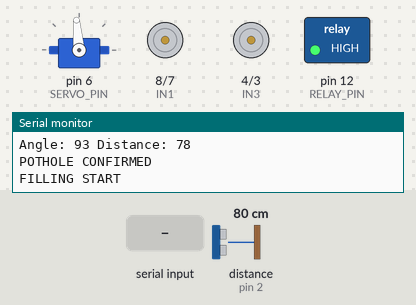
Recording of a sketch running on a simulated Arduino Uno, built with avr-gcc and run on an emulated ATmega328P. Shown: servo, motor-driver pin pairs drawn as motors (green arrow = first pin HIGH = forward, orange = second pin HIGH = backward, longer = more drive, scaled by the enable pin), switched loads named in the sketch (green lamp = pin HIGH), the last lines printed to the serial monitor. Wiring (inferred from the names in the program): ultrasonic range finder: trigger pin 9; echo pin 2. The test bench sets the inputs (shaded band); at power-on: distance to the obstacle (sensor on pin 2) 80 cm. The echo pulse lasts 58.3 µs per cm; pins used as bus, display or sensor lines are not drawn.

Above: at 1.4 s.
1.5 s: distance to the obstacle (sensor on pin 2) set to 8 cm
6.6 s: distance to the obstacle (sensor on pin 2) set to 5 cm
At 10.84 s:
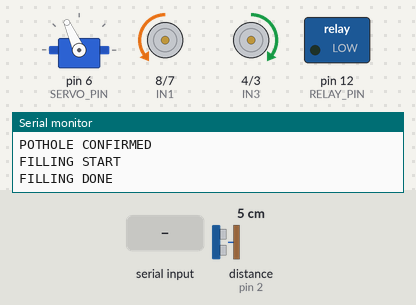
11.7 s: "L" received over Serial
At 12.7 s:
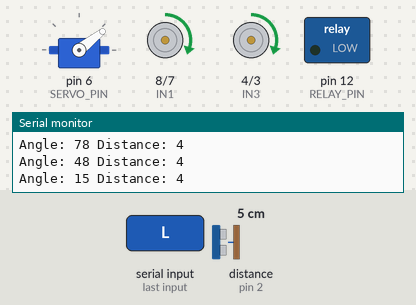
13.2 s: "C" received over Serial
At 13.35 s:
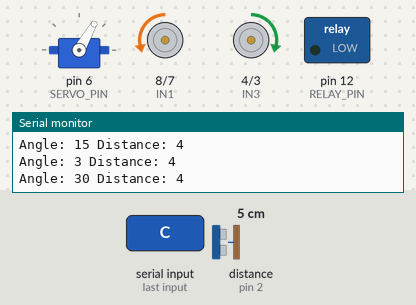
16.7 s: distance to the obstacle (sensor on pin 2) set to 250 cm
At 17.2 s:
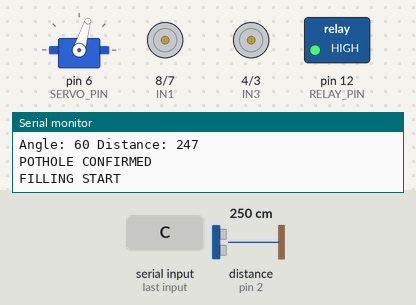
21.8 s: "R" received over Serial
At 23.1 s:
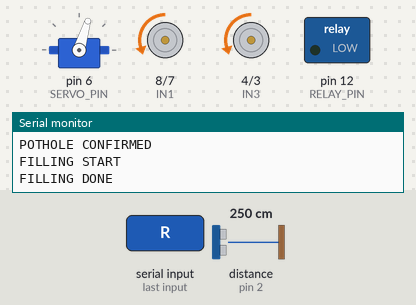
Timing chart, 0 to 24.6 s (numbered marks = the images above; inputs shaded):
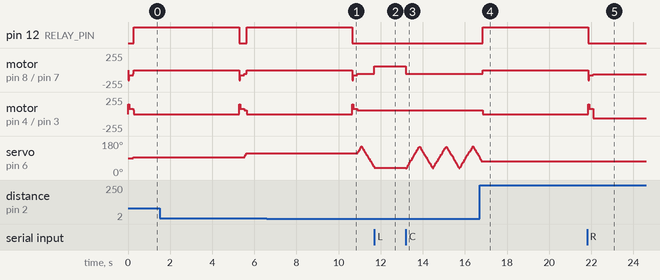

The sketch:

pothole_rover.ino
```cpp
#include <Servo.h>

Servo servoMotor;

#define ENA 5
#define IN1 8
#define IN2 7
#define ENB 11
#define IN3 4
#define IN4 3

#define SERVO_PIN 6
#define TRIG_PIN 9
#define ECHO_PIN 2
#define RELAY_PIN 12

int pulse = 1500;
int direction = 1;

unsigned long lastMove = 0;
unsigned long lastMeasure = 0;

int moveInterval = 10;
int stepSize = 20;
int measureInterval = 100;

int potholeThreshold = 5;

bool moving = false;
bool potholeDetected = false;

char aiCommand = 'N';

void moveForwardSmooth() {

  digitalWrite(IN1, LOW);
  digitalWrite(IN2, HIGH);

  digitalWrite(IN3, HIGH);
  digitalWrite(IN4, LOW);

  if(!moving) {

    analogWrite(ENA,150);
    analogWrite(ENB,150);
    delay(50);

    analogWrite(ENA,80);
    analogWrite(ENB,80);
    delay(200);

    moving = true;
  }

  analogWrite(ENA,55);
  analogWrite(ENB,55);
}

void stopRover() {

  analogWrite(ENA,0);
  analogWrite(ENB,0);

  moving = false;
}

void turnLeft() {

  digitalWrite(IN1, HIGH);
  digitalWrite(IN2, LOW);

  digitalWrite(IN3, HIGH);
  digitalWrite(IN4, LOW);

  analogWrite(ENA,60);
  analogWrite(ENB,60);
}

void turnRight() {

  digitalWrite(IN1, LOW);
  digitalWrite(IN2, HIGH);

  digitalWrite(IN3, LOW);
  digitalWrite(IN4, HIGH);

  analogWrite(ENA,60);
  analogWrite(ENB,60);
}

int getDistance() {

  digitalWrite(TRIG_PIN, LOW);
  delayMicroseconds(2);

  digitalWrite(TRIG_PIN, HIGH);
  delayMicroseconds(10);

  digitalWrite(TRIG_PIN, LOW);

  long duration = pulseIn(ECHO_PIN, HIGH, 25000);

  if(duration == 0)
    return -1;

  return duration * 0.034 / 2;
}

void fillPothole() {

  Serial.println("FILLING START");

  digitalWrite(RELAY_PIN,HIGH);

  delay(5000);

  digitalWrite(RELAY_PIN,LOW);

  Serial.println("FILLING DONE");
}

void setup() {

  pinMode(ENA, OUTPUT);
  pinMode(IN1, OUTPUT);
  pinMode(IN2, OUTPUT);

  pinMode(ENB, OUTPUT);
  pinMode(IN3, OUTPUT);
  pinMode(IN4, OUTPUT);

  pinMode(RELAY_PIN,OUTPUT);

  servoMotor.attach(SERVO_PIN);

  pinMode(TRIG_PIN, OUTPUT);
  pinMode(ECHO_PIN, INPUT);

  Serial.begin(9600);

  moveForwardSmooth();
}

void loop() {

  /* -----------------------------
     Receive AI command
  ------------------------------*/

  if(Serial.available()) {

    aiCommand = Serial.read();

  }

  /* -----------------------------
     AI Alignment
  ------------------------------*/

  if(aiCommand == 'L') {

    turnLeft();
    return;

  }

  if(aiCommand == 'R') {

    turnRight();
    return;

  }

  if(aiCommand == 'C') {

    moveForwardSmooth();

  }

  /* -----------------------------
     Servo scanning
  ------------------------------*/

  if(!potholeDetected && millis() - lastMove >= moveInterval) {

    pulse += direction * stepSize;

    if(pulse >= 2100 || pulse <= 900)
      direction *= -1;

    servoMotor.writeMicroseconds(pulse);

    lastMove = millis();
  }

  /* -----------------------------
     Ultrasonic check
  ------------------------------*/

  if(millis() - lastMeasure >= measureInterval) {

    int d1 = getDistance();
    delay(5);
    int d2 = getDistance();
    delay(5);
    int d3 = getDistance();

    int dist = (d1 + d2 + d3) / 3;

    int angle = map(pulse,900,2100,0,180);

    Serial.print("Angle: ");
    Serial.print(angle);
    Serial.print(" Distance: ");
    Serial.println(dist);

    if(dist > potholeThreshold && dist != -1) {

      potholeDetected = true;

      stopRover();

      Serial.println("POTHOLE CONFIRMED");

      fillPothole();

      potholeDetected = false;

      moveForwardSmooth();
    }

    lastMeasure = millis();
  }
}
```

Measured:
- the behaviour switches between 7 and 6 cm on distance to the obstacle (sensor on pin 2) (found by bisection; images 0 and 1)
- after the input at 6.6 s, pin 12 (RELAY_PIN): goes on until 10.6 s, then stays LOW; motor on pin 8 (IN1) / pin 7 (IN2): goes on until 10.9 s, then stays backward 55/255; motor on pin 4 (IN3) / pin 3 (IN4): goes on until 10.9 s, then stays forward 55/255
- after the input at 11.7 s, motor on pin 8 (IN1) / pin 7 (IN2): backward 55/255 → forward 60/255 at once; motor on pin 4 (IN3) / pin 3 (IN4): forward 55/255 → forward 60/255 at once; servo on pin 6 (SERVO_PIN): stops changing and stays 38°
- after the input at 16.7 s, pin 12 (RELAY_PIN): LOW → HIGH after 0.15 s; motor on pin 8 (IN1) / pin 7 (IN2): backward 55/255 → stopped after 0.15 s; motor on pin 4 (IN3) / pin 3 (IN4): forward 55/255 → stopped after 0.15 s; servo on pin 6 (SERVO_PIN): goes on until 16.8 s, then stays 73°
- after the input at 21.8 s, pin 12 (RELAY_PIN): goes on until 21.9 s, then stays LOW; servo on pin 6 (SERVO_PIN): stays 73° (without the input it goes to 69° after 0.31 s)
- by itself, servo on pin 6 (SERVO_PIN): rises from 114° to 151° in 0.16 s, then falls to 38° in 0.62 s
